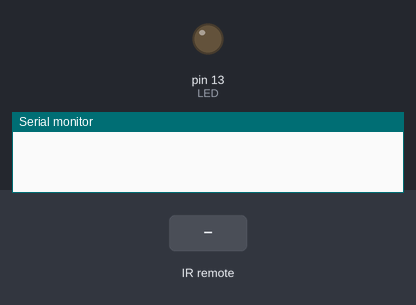
The sketch below on a simulated Arduino Uno, built with avr-gcc and run on an emulated ATmega328P. Parts: output pins drawn as LEDs (lit = HIGH), the last lines printed to the serial monitor. The test bench sets the inputs (shaded band).

Above: at 1.2 s.
1.3 s: infrared code 0x213C7C83 received
At 2.3 s:
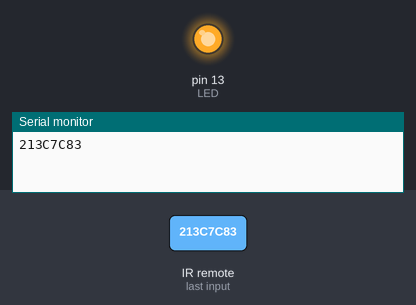
Timing chart, 0 to 4.3 s (numbered marks = the images above; inputs shaded):
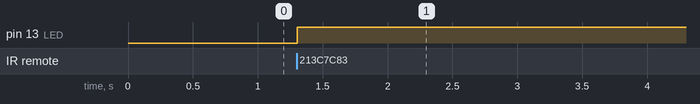

The sketch:

IR_LED.ino
```cpp
// (licence header left out)
#include <IRremote.h>

int RECV_PIN = 11;
int LED = 13;
//#define ON_OFF 0x926d58a7 //LG streamer
//#define ON_OFF 0x1818D02F // YES TV & Haier
#define ON_OFF 0x213C7C83  // yes RED
bool ledon;

IRrecv irrecv(RECV_PIN);

decode_results results;

void setup()
{
  pinMode(LED, OUTPUT);
  digitalWrite(LED, LOW);
  ledon = false;
  Serial.begin(9600);
  irrecv.enableIRIn(); // Start the receiver
}

void loop() {
  if (irrecv.decode(&results))
  {
    Serial.println(results.value, HEX);
    irrecv.resume(); // Receive the next value
    if (results.value == ON_OFF)
    {
      if (ledon)
        digitalWrite(LED, LOW);
      else
        digitalWrite(LED, HIGH);
      ledon = !ledon;
    }
  }
  delay(100);
}
```

Measured:
- after the input at 1.3 s, pin 13 (LED): LOW → HIGH at once
